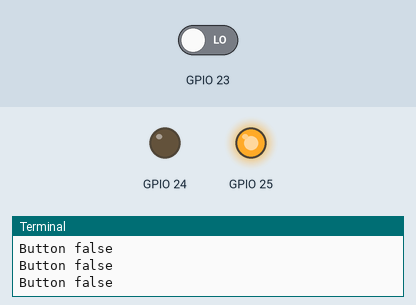
This program was run on a simulated Raspberry Pi (BCM pin numbers). Parts: output pins drawn as LEDs (lit = HIGH), the last lines printed to the terminal. Inputs (shaded band) come from the test bench; at power-on: GPIO 23 LOW.

Above: at 1.2 s.
1.3 s: GPIO 23 driven HIGH
At 1.9 s:
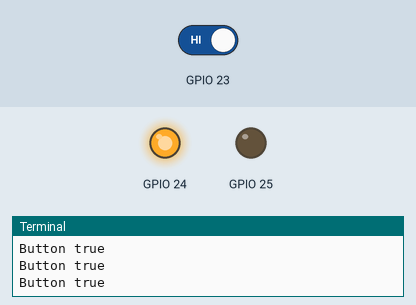
2.8 s: GPIO 23 driven LOW
At 3.1 s:
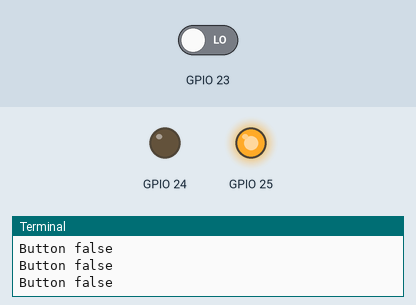
Timing chart, 0 to 5.8 s (numbered marks = the images above; inputs shaded):
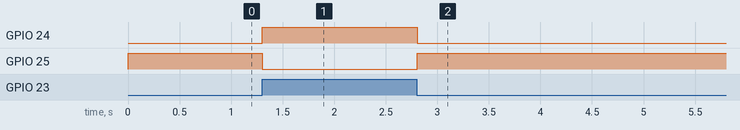

The program:

gpio.py
```python
#!/usr/bin/env python

import time

try:
    import RPi.GPIO as GPIO
except RuntimeError:
    print("Error importing RPi.GPIO!  This is probably because you need superuser privileges.  You can achieve this by using 'sudo' to run your script")

#import RPi.GPIO as GPIO

def main():

    #GPIO.setmode(GPIO.BOARD)
    GPIO.setmode(GPIO.BCM)

    #GPIO.setwarnings(False)

    GPIO.setup(23,GPIO.IN)
    GPIO.setup(24,GPIO.OUT)
    GPIO.setup(25,GPIO.OUT)


    GPIO.output(25,True)

    while True:
        if GPIO.input(23):
             GPIO.output(24,True)
             GPIO.output(25,False)
             print "Button true"
        else:
             GPIO.output(24,False)
             GPIO.output(25,True)
             print "Button false"

        time.sleep(0.1)

    print "Detected gpio event"

    GPIO.cleanup()


if __name__=="__main__":
   try:
      main()
   except KeyboardInterrupt:
        GPIO.cleanup()
```

Measured:
- after the input at 1.3 s, GPIO 24: LOW → HIGH at once; GPIO 25: HIGH → LOW at once
- after the input at 2.8 s, GPIO 24: HIGH → LOW at once; GPIO 25: LOW → HIGH at once
